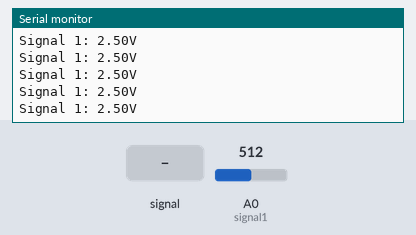
This program was run on a simulated Arduino Uno, built with avr-gcc and run on an emulated ATmega328P. On the bench: the last lines printed to the serial monitor. The test bench sets the inputs (shaded band); at power-on: A0 (signal1) = 512.

Above: at 1.2 s.
1.3 s: A0 (signal1) fed a 200 Hz sine of ±81 counts around its level
At 2.1 s:
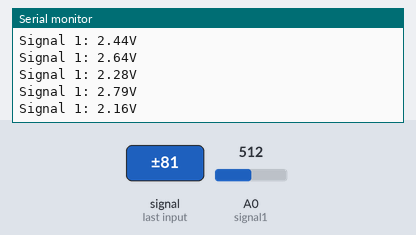
4.3 s: A0 (signal1) set to 716
At 4.9 s:
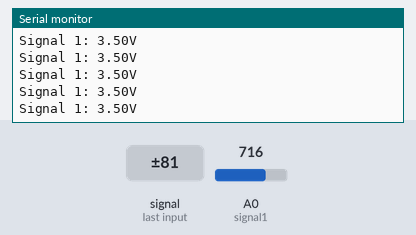
7.3 s: A0 (signal1) fed a 1000 Hz sine of ±255 counts around its level
At 8.1 s:
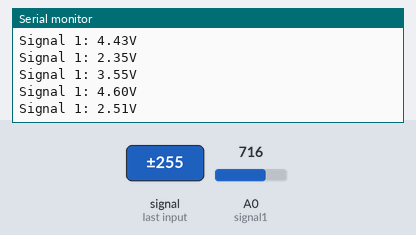
10.3 s: A0 (signal1) set to 900
At 11.3 s:
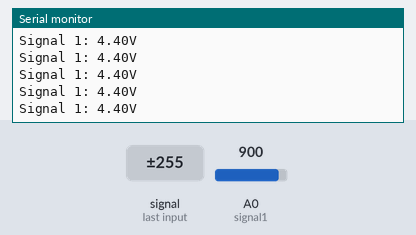
Timing chart, 0 to 12.8 s (numbered marks = the images above; inputs shaded):
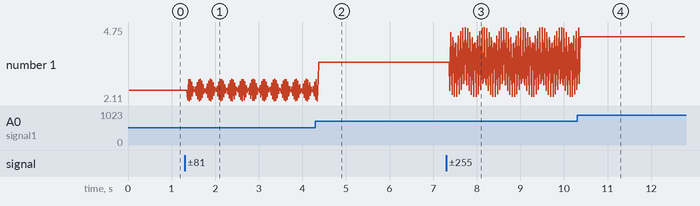

Measured:
- after the input at 1.3 s, the serial monitor: prints a new line after 0.07 s (image 1)
- after the input at 4.3 s, the serial monitor: prints a new line after 0.08 s (image 2)
- after the input at 7.3 s, the serial monitor: prints a new line after 0.08 s (image 3)
- after the input at 10.3 s, the serial monitor: prints a new line after 0.07 s (image 4)
- plotted number 1: 2.5 → 2.79 after the input at 1.3 s, 2.79 → 3.5 after the input at 4.3 s, 3.5 → 2.51 after the input at 7.3 s, 2.51 → 4.4 after the input at 10.3 s

The program:

main.cpp
```cpp
#include <Arduino.h>

const int signal1 = A0;
//const int signal2 = A1;

void setup(){
    Serial.begin(9600);
    pinMode(signal1, INPUT);
    //pinMode(signal2, INPUT);

    digitalWrite(signal1, HIGH);
    //digitalWrite(signal2, HIGH);

    int minVolt = 0;
    int maxVolt = 5;

    Serial.println("APPS monitoring starting");
}

void loop(){
    //read raw analog values
    int analogSignal1 = analogRead(signal1);
    //int analogSignal2 = analogRead(signal2);

    //convert bit values voltage values (0-5v)
    float voltSignal1 = map(analogSignal1,0,1023,0,5000)/1000.0;
    //float voltSignal2 = map(analogSignal2,0,1023,0,5000)/1000.0;

    //print voltage values
    Serial.print("Signal 1: ");
    Serial.print(voltSignal1);
    Serial.println("V");
    //Serial.print(", Signal 2: ");
    //Serial.print(voltSignal2);
    //Serial.println("V");
}
```
